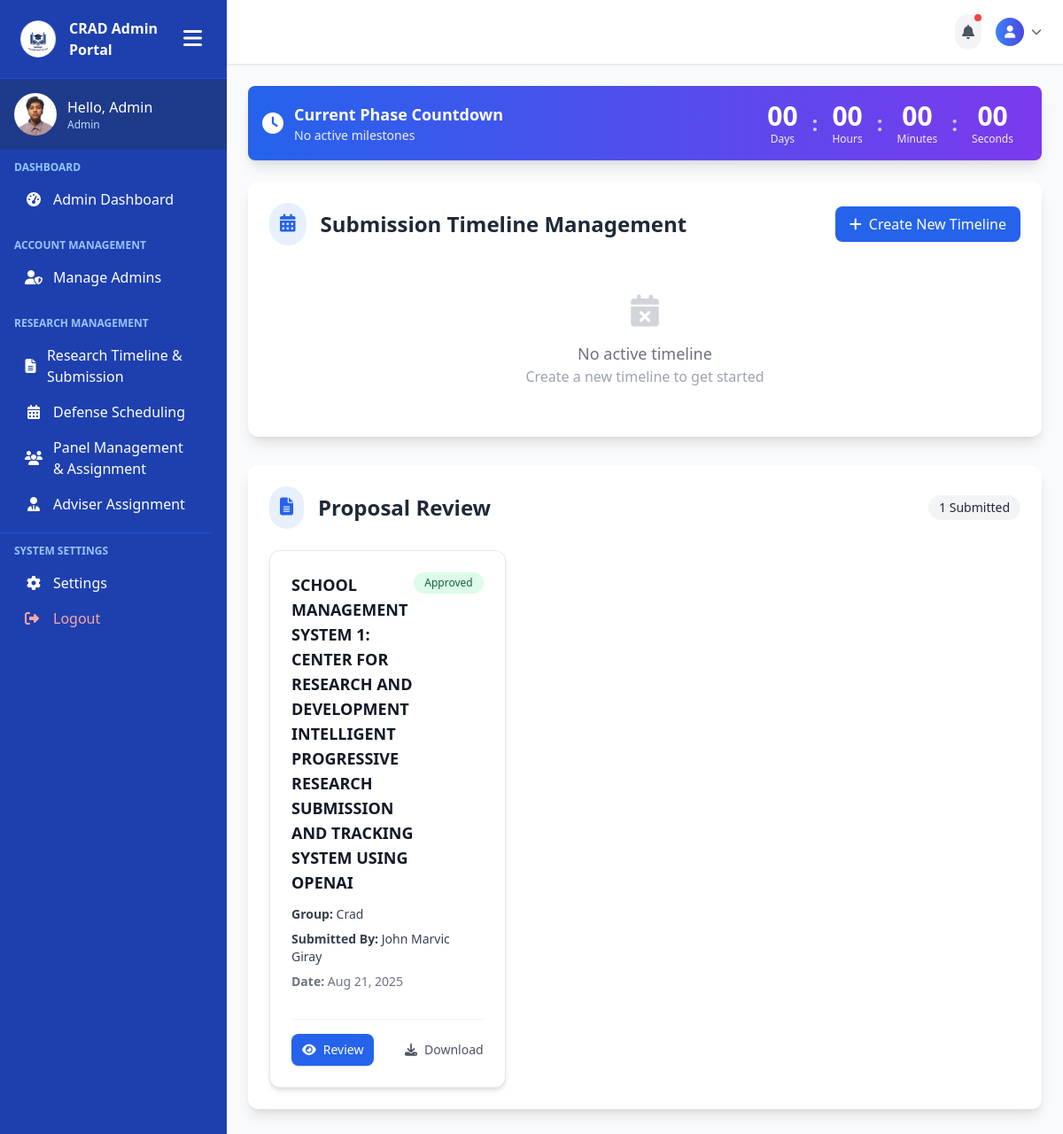
Before: /admin-pages/admin-timeline.php (signed in) with the older database file.
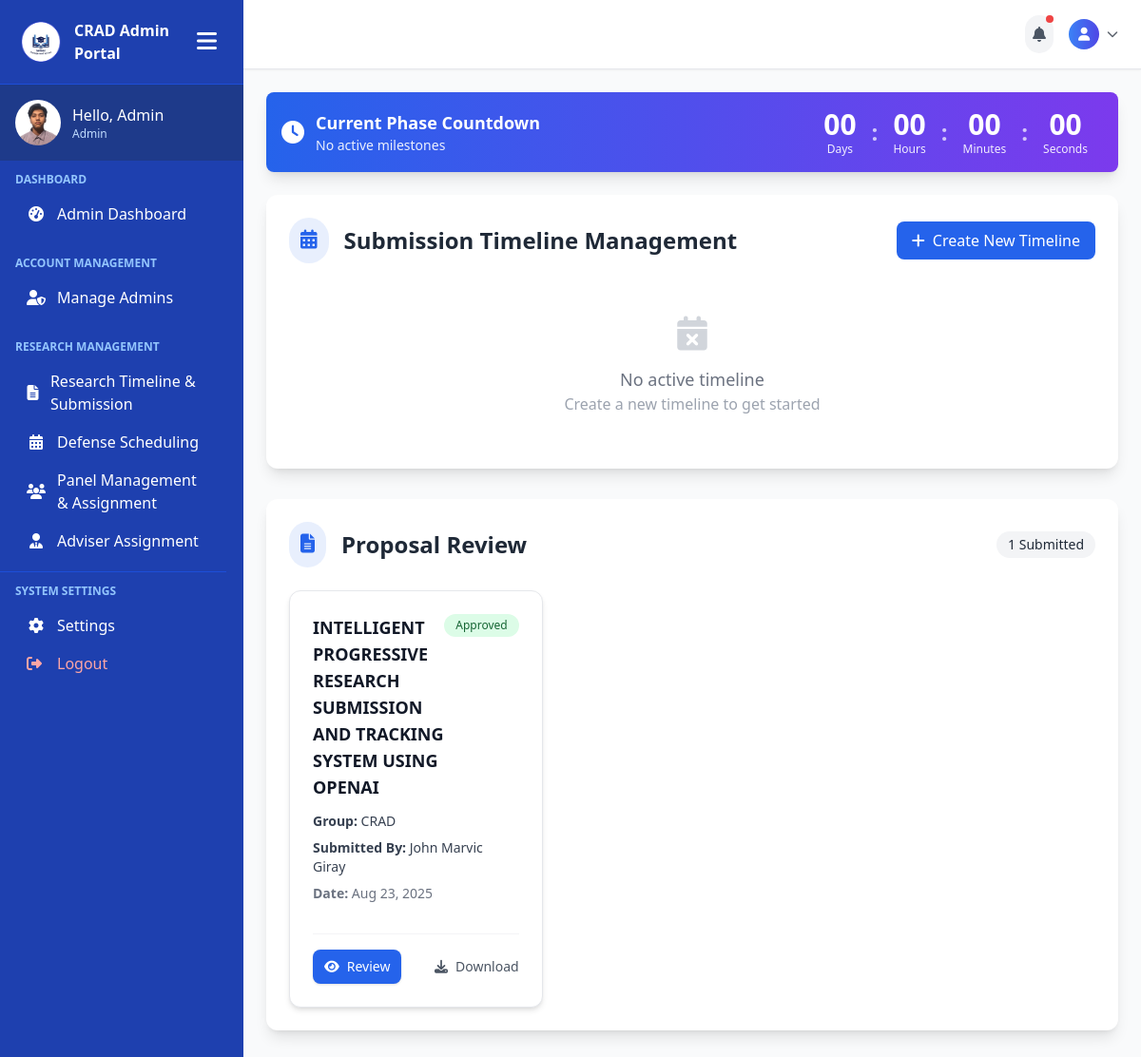
After: the same page with the newer database file.
### tables this page shows
CREATE TABLE `proposals` (
  `id` int(11) NOT NULL,
  `group_id` int(11) NOT NULL,
  `title` varchar(255) NOT NULL,
  `description` text DEFAULT NULL,
  `file_path` varchar(255) DEFAULT NULL,
  `submitted_at` timestamp NOT NULL DEFAULT current_timestamp(),
  `status` enum('Pending','Approved','Rejected','Under Review','Revision Requested') NOT NULL DEFAULT 'Pending',
  `feedback` text DEFAULT NULL,
  `reviewed_at` timestamp NULL DEFAULT NULL
);

CREATE TABLE `groups` (
  `id` int(11) NOT NULL,
  `name` varchar(255) NOT NULL,
  `join_code` varchar(10) DEFAULT NULL,
  `created_at` timestamp NOT NULL DEFAULT current_timestamp()
);

### admin-pages/admin-timeline.php (the view, shortened to what the changed rows need)
<?php
include("../includes/connection.php");
$proposals_query = "SELECT
    p.*,
    g.name AS group_name,
    g.id AS group_id,
    CONCAT(sp.full_name) AS submitted_by
FROM proposals p
JOIN groups g ON p.group_id = g.id
JOIN group_members gm ON g.id = gm.group_id
JOIN student_profiles sp ON gm.student_id = sp.user_id
WHERE gm.student_id = (
    SELECT student_id
    FROM group_members
    WHERE group_id = g.id
    LIMIT 1
)
ORDER BY p.submitted_at DESC;
";
$proposals_result = mysqli_query($conn, $proposals_query);
$proposals = [];
while ($proposal = mysqli_fetch_assoc($proposals_result)) {
    $proposals[] = $proposal;
}
?>
<!DOCTYPE html>
<html lang="en">
<head>
  <script src="https://cdn.tailwindcss.com"></script>
  <link rel="stylesheet" href="https://cdn.jsdelivr.net/npm/flatpickr/dist/flatpickr.min.css">
  <link rel="stylesheet" href="https://cdnjs.cloudflare.com/ajax/libs/font-awesome/6.0.0/css/all.min.css">
</head>
<body class="bg-gray-50 text-gray-800 font-sans h-screen overflow-hidden">
  <div class="min-h-screen flex">
    <?php include('../includes/admin-sidebar.php'); ?>
    <div class="flex-1 overflow-y-auto p-6">
      <div class="bg-white rounded-xl shadow-lg p-6 mb-8">
        <div class="flex items-center justify-between mb-6">
          <div class="flex items-center">
            <h2 class="text-2xl font-bold text-gray-800">Submission Timeline Management</h2>
          </div>
        </div>
      </div>
<div class="bg-white rounded-xl shadow-lg p-6 mb-8">
  <div class="flex items-center justify-between mb-6">
    <div class="flex items-center">
      <h2 class="text-2xl font-bold text-gray-800">Proposal Review</h2>
    </div>
  </div>
  <?php if (!empty($proposals)): ?>
    <div class="grid grid-cols-1 md:grid-cols-2 lg:grid-cols-3 gap-6">
      <?php foreach ($proposals as $proposal):
        $status_class = 'bg-yellow-100 text-yellow-800';
        $status_text = 'Pending';
        if (!empty($proposal['status'])) {
          switch ($proposal['status']) {
            case 'Approved':
              $status_class = 'bg-green-100 text-green-800';
              $status_text = 'Approved';
              break;
          }
        }
      ?>
      <div class="bg-white border border-gray-200 shadow-md rounded-xl p-6 flex flex-col justify-between">
        <div>
          <div class="flex justify-between items-start mb-3">
            <h3 class="text-lg font-semibold text-gray-900">
              <?php echo htmlspecialchars($proposal['title']); ?>
            </h3>
            <span class="px-3 py-1 text-xs font-medium rounded-full <?php echo $status_class; ?>">
              <?php echo $status_text; ?>
            </span>
          </div>
          <p class="text-sm text-gray-700 mb-2">
            <span class="font-semibold">Group:</span> <?php echo htmlspecialchars($proposal['group_name']); ?>
          </p>
          <p class="text-sm text-gray-700 mb-2">
            <span class="font-semibold">Submitted By:</span> <?php echo htmlspecialchars($proposal['submitted_by']); ?>
          </p>
          <p class="text-sm text-gray-500 mb-4">
            <span class="font-semibold">Date:</span> <?php echo date('M j, Y', strtotime($proposal['submitted_at'])); ?>
          </p>
        </div>
        <div class="flex justify-between items-center mt-4 pt-4 border-t border-gray-100">
          <button onclick='openProposalReviewModal(<?php echo htmlspecialchars(json_encode($proposal), ENT_QUOTES, "UTF-8"); ?>)'
            class="inline-flex items-center px-3 py-2 bg-primary text-white text-sm font-medium rounded-lg shadow hover:bg-secondary transition">
            <i class="fas fa-eye mr-2"></i> Review
          </button>
          <a href="<?php echo htmlspecialchars($proposal['file_path']); ?>"
             target="_blank"
             class="inline-flex items-center text-gray-600 hover:text-gray-900 text-sm font-medium">
            <i class="fas fa-download mr-2"></i> Download
          </a>
        </div>
      </div>
      <?php endforeach; ?>
    </div>
  <?php endif; ?>
</div>
  </div>
</body>
</html>

Changed rows visible on the page:
changed proposals "Approved": title "SCHOOL MANAGEMENT SYSTEM 1: CENTER FOR RESEARCH AND DEVELOPMENT INTELLIGENT PROGRESSIVE RESEARCH SUBMISSION AND TRACKING SYSTEM USING OPENAI" → "INTELLIGENT PROGRESSIVE RESEARCH SUBMISSION AND TRACKING SYSTEM USING OPENAI"; group.name "Crad" → "CRAD"; submitted_at "Aug 21, 2025" → "Aug 23, 2025"
